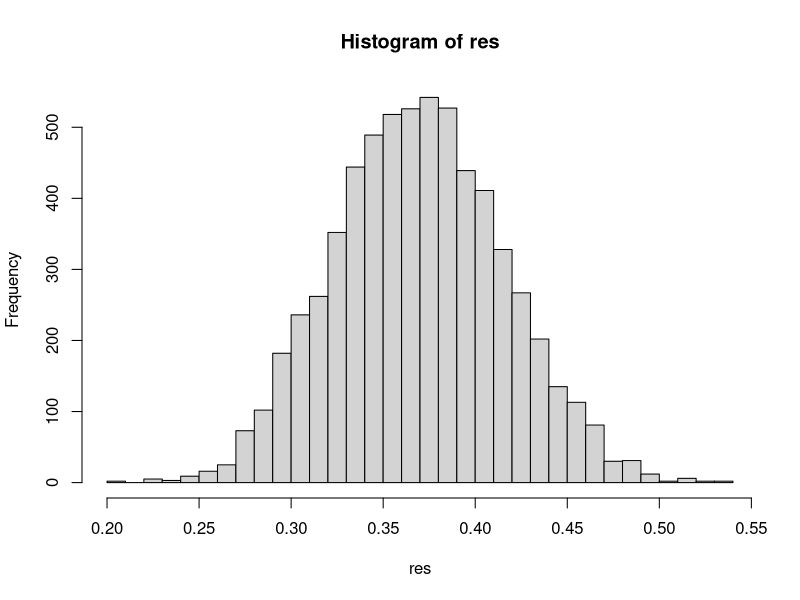

Here is the R script that generated this plot:
nums = 100000
res <- numeric(nums)
for (i in 1:nums) {
  x <- rbeta(1, 31, 60)
  s <- sum(runif(20)<x)
  if (s == 10) {
    res[i] <- x
  } else {
    res[i] <- 0
  }
}
res <- res[! res %in% c(0)]
print(mean(res))
hist(res, breaks=40)
